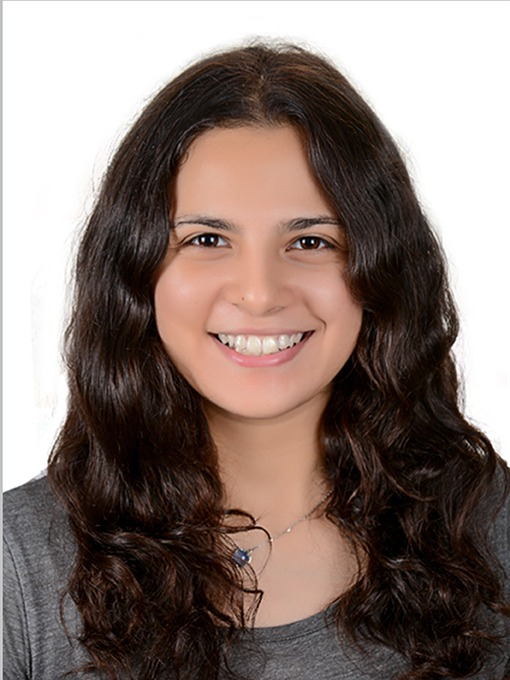
#> input picture test.jpeg, 510 x 680 px
$ python -i utilities.py   (imports and definitions only)   (older library calls are emulated)
#> lines starting #> are read from the running program, lines starting #| are printed output that depends on the picture
#> further down, picture is the input picture: shape (680, 510, 3); mean B, G, R 113.6, 119.9, 135.5
import cv2
import numpy as np


class Utilities:
    @staticmethod
    def invert(image):
        return cv2.bitwise_not(image)

    @staticmethod
    def saturate(image, saturation_scale=1.5):
        """
        Increase the saturation of an image while keeping the number of channels the same.

        Parameters:
            image (numpy.ndarray): Input image in BGR format.
            saturation_scale (float): Scale factor for saturation. Default is 1.5.

        Returns:
            numpy.ndarray: Image with increased saturation.
        """
#> called with saturation_scale = 1.5
        # Check if the input image is valid
        if image is None:
            raise ValueError("The input image is not valid")

        # Convert the image from BGR to HSV color space
        hsv_image = cv2.cvtColor(image, cv2.COLOR_BGR2HSV)
#> hsv_image: shape (680, 510, 3); mean H, S, V 16.9, 83.6, 135.7

        # Split the HSV image into its components
        h, s, v = cv2.split(hsv_image)
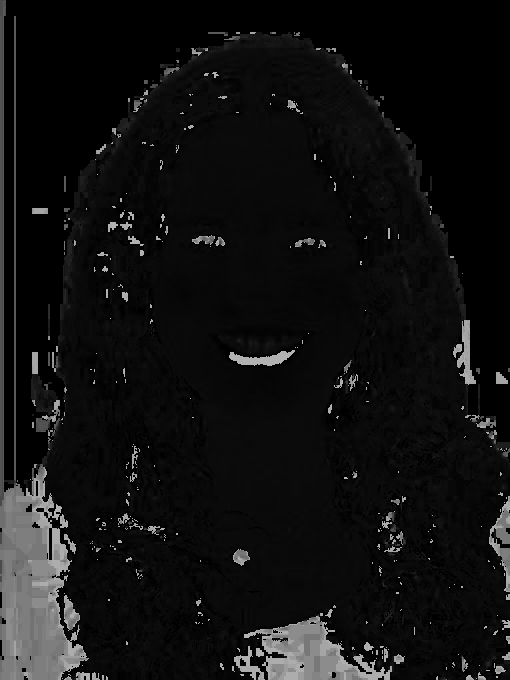
#> h: shape (680, 510); min 0, max 179, mean 16.9
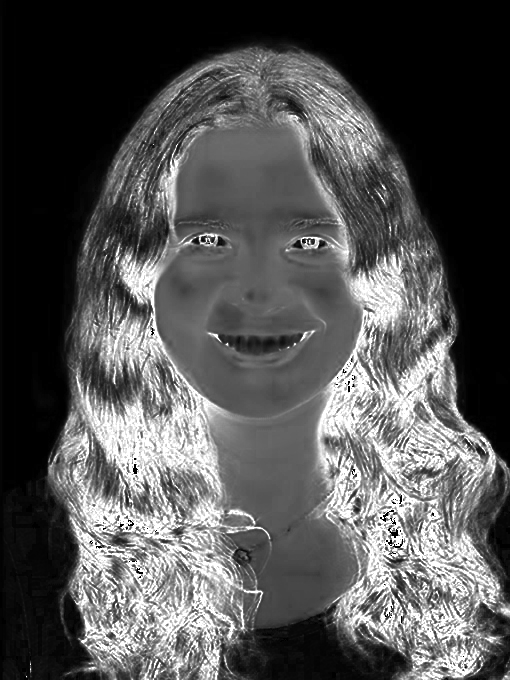
#> s: shape (680, 510); min 0, max 255, mean 83.6
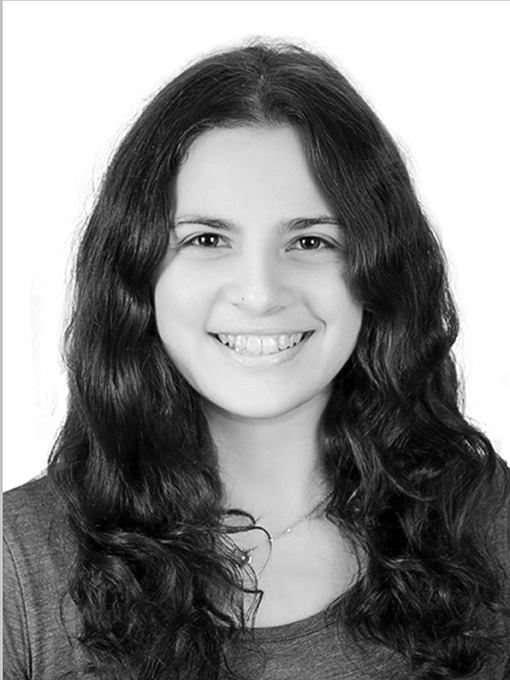
#> v: shape (680, 510); min 0, max 255, mean 135.7

        # Increase the saturation channel by the given scale
        s = np.clip(s * saturation_scale, 0, 255).astype(np.uint8)
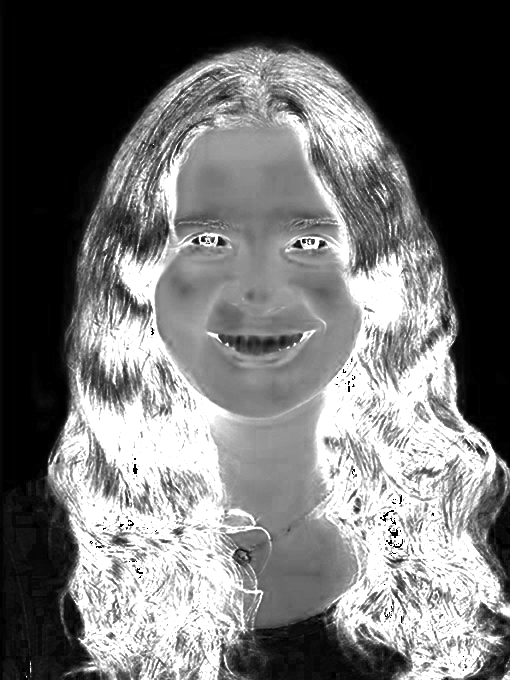
#> s: shape (680, 510); min 0, max 255, mean 112.4

        # Merge the channels back
        saturated_hsv_image = cv2.merge([h, s, v])
#> saturated_hsv_image: shape (680, 510, 3); mean H, S, V 16.9, 112.4, 135.7

        # Convert the HSV image back to BGR format
        saturated_bgr_image = cv2.cvtColor(saturated_hsv_image, cv2.COLOR_HSV2BGR)
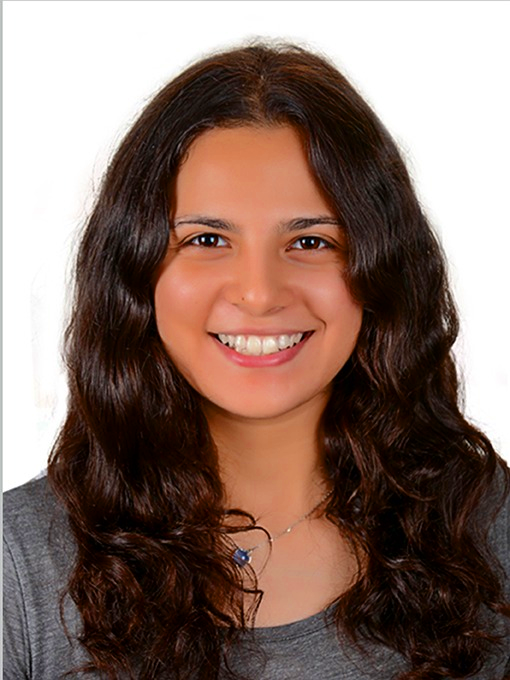
#> saturated_bgr_image: shape (680, 510, 3); mean B, G, R 103.4, 112.4, 135.5

        return saturated_bgr_image

    # [46 lines left out: functions rgb_to_gray, gray_to_rgb, fourier_transform, butterworth_lowpass_filter, apply_lowpass_filter, not called in this run]

    @staticmethod
    def butterworth_highpass_filter(image, cutoff_frequency, order):
        return 1 - Utilities.butterworth_lowpass_filter(image, cutoff_frequency, order)

    # [11 lines left out: function apply_highpass_filter, not called in this run]

    @staticmethod
    def blur_image(image, kernel_size):
        return cv2.blur(image, (kernel_size, kernel_size))

    # [4 lines left out: function sharpen_image, not called in this run]

    @staticmethod
    def remove_gaussian_noise(image, kernel_size):
        return cv2.GaussianBlur(image, (kernel_size, kernel_size), 0)

    @staticmethod
    def remove_salt_pepper_noise(image, kernel_size):
        return cv2.medianBlur(image, kernel_size)

    # [140 lines left out: functions sobel_filter, prewitt_filter, roberts_filter, canny_edge_filter, hough_transform, harris_corner_detection and 5 more, not called in this run]

>>> import cv2
>>> picture = cv2.imread('test.jpeg')
>>> result = Utilities().saturate(picture)
